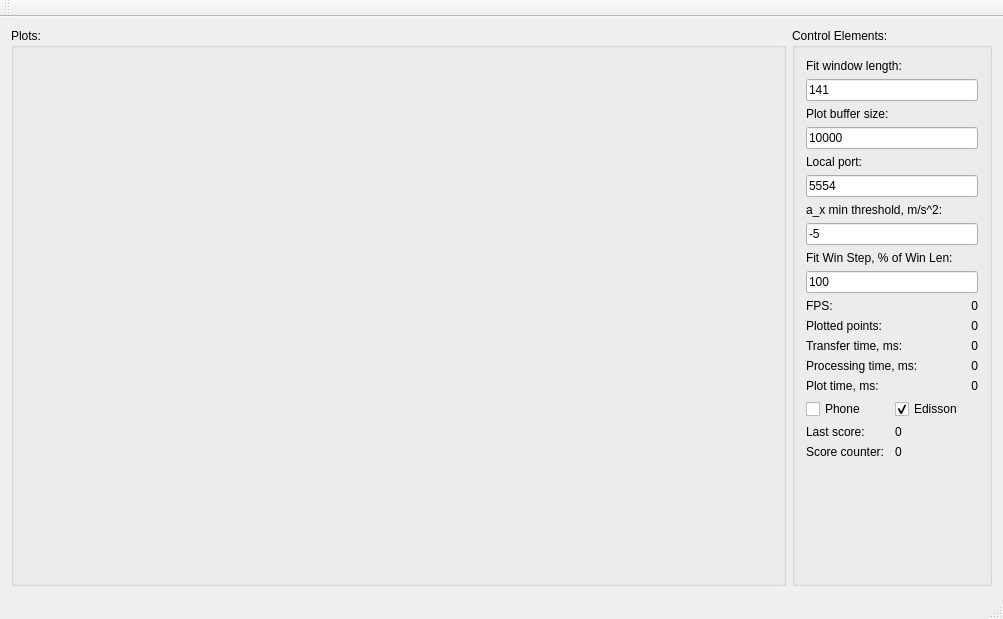
<?xml version="1.0" encoding="UTF-8"?>
<ui version="4.0">
 <class>MainWin</class>
 <widget class="QMainWindow" name="MainWin">
  <property name="geometry">
   <rect>
    <x>0</x>
    <y>0</y>
    <width>1003</width>
    <height>619</height>
   </rect>
  </property>
  <property name="windowTitle">
   <string>Racket Motion Server</string>
  </property>
  <widget class="QWidget" name="centralWidget">
   <layout class="QGridLayout" name="gridLayout_4">
    <item row="0" column="0">
     <widget class="QGroupBox" name="groupBox">
      <property name="title">
       <string>Plots:</string>
      </property>
      <layout class="QGridLayout" name="gridLayout_3">
       <item row="0" column="0">
        <layout class="QGridLayout" name="gridLayout">
         <item row="1" column="1">
          <widget class="QCustomPlot" name="wid22" native="true">
           <property name="sizePolicy">
            <sizepolicy hsizetype="Preferred" vsizetype="Preferred">
             <horstretch>0</horstretch>
             <verstretch>0</verstretch>
            </sizepolicy>
           </property>
          </widget>
         </item>
         <item row="1" column="2">
          <widget class="QCustomPlot" name="wid23" native="true">
           <property name="sizePolicy">
            <sizepolicy hsizetype="Preferred" vsizetype="Preferred">
             <horstretch>0</horstretch>
             <verstretch>0</verstretch>
            </sizepolicy>
           </property>
          </widget>
         </item>
         <item row="0" column="2">
          <widget class="QCustomPlot" name="wid13" native="true">
           <property name="sizePolicy">
            <sizepolicy hsizetype="Preferred" vsizetype="Preferred">
             <horstretch>0</horstretch>
             <verstretch>0</verstretch>
            </sizepolicy>
           </property>
          </widget>
         </item>
         <item row="0" column="0">
          <widget class="QCustomPlot" name="wid11" native="true">
           <property name="sizePolicy">
            <sizepolicy hsizetype="Preferred" vsizetype="Preferred">
             <horstretch>0</horstretch>
             <verstretch>0</verstretch>
            </sizepolicy>
           </property>
          </widget>
         </item>
         <item row="1" column="0">
          <widget class="QCustomPlot" name="wid21" native="true">
           <property name="sizePolicy">
            <sizepolicy hsizetype="Preferred" vsizetype="Preferred">
             <horstretch>0</horstretch>
             <verstretch>0</verstretch>
            </sizepolicy>
           </property>
          </widget>
         </item>
         <item row="0" column="1">
          <widget class="QCustomPlot" name="wid12" native="true">
           <property name="sizePolicy">
            <sizepolicy hsizetype="Preferred" vsizetype="Preferred">
             <horstretch>0</horstretch>
             <verstretch>0</verstretch>
            </sizepolicy>
           </property>
          </widget>
         </item>
         <item row="2" column="0">
          <widget class="QCustomPlot" name="wid31" native="true">
           <property name="sizePolicy">
            <sizepolicy hsizetype="Preferred" vsizetype="Preferred">
             <horstretch>0</horstretch>
             <verstretch>0</verstretch>
            </sizepolicy>
           </property>
          </widget>
         </item>
         <item row="2" column="1">
          <widget class="QCustomPlot" name="wid32" native="true">
           <property name="sizePolicy">
            <sizepolicy hsizetype="Preferred" vsizetype="Preferred">
             <horstretch>0</horstretch>
             <verstretch>0</verstretch>
            </sizepolicy>
           </property>
          </widget>
         </item>
         <item row="2" column="2">
          <widget class="QCustomPlot" name="wid33" native="true">
           <property name="sizePolicy">
            <sizepolicy hsizetype="Preferred" vsizetype="Preferred">
             <horstretch>0</horstretch>
             <verstretch>0</verstretch>
            </sizepolicy>
           </property>
          </widget>
         </item>
        </layout>
       </item>
      </layout>
     </widget>
    </item>
    <item row="0" column="1">
     <widget class="QGroupBox" name="ControlBox">
      <property name="sizePolicy">
       <sizepolicy hsizetype="Fixed" vsizetype="Preferred">
        <horstretch>0</horstretch>
        <verstretch>0</verstretch>
       </sizepolicy>
      </property>
      <property name="minimumSize">
       <size>
        <width>200</width>
        <height>0</height>
       </size>
      </property>
      <property name="maximumSize">
       <size>
        <width>200</width>
        <height>16777215</height>
       </size>
      </property>
      <property name="title">
       <string>Control Elements:</string>
      </property>
      <layout class="QGridLayout" name="gridLayout_5">
       <item row="5" column="0">
        <layout class="QVBoxLayout" name="verticalLayout_3">
         <item>
          <layout class="QHBoxLayout" name="horizontalLayout_6">
           <item>
            <widget class="QLabel" name="label_13">
             <property name="sizePolicy">
              <sizepolicy hsizetype="Preferred" vsizetype="Preferred">
               <horstretch>0</horstretch>
               <verstretch>0</verstretch>
              </sizepolicy>
             </property>
             <property name="text">
              <string>FPS:</string>
             </property>
            </widget>
           </item>
           <item>
            <widget class="QLabel" name="FPSLabel">
             <property name="sizePolicy">
              <sizepolicy hsizetype="Fixed" vsizetype="Preferred">
               <horstretch>0</horstretch>
               <verstretch>0</verstretch>
              </sizepolicy>
             </property>
             <property name="text">
              <string>0</string>
             </property>
             <property name="alignment">
              <set>Qt::AlignRight|Qt::AlignTrailing|Qt::AlignVCenter</set>
             </property>
            </widget>
           </item>
          </layout>
         </item>
         <item>
          <layout class="QHBoxLayout" name="horizontalLayout">
           <item>
            <widget class="QLabel" name="label_3">
             <property name="sizePolicy">
              <sizepolicy hsizetype="Preferred" vsizetype="Preferred">
               <horstretch>0</horstretch>
               <verstretch>0</verstretch>
              </sizepolicy>
             </property>
             <property name="text">
              <string>Plotted points:</string>
             </property>
            </widget>
           </item>
           <item>
            <widget class="QLabel" name="totDataPtLabel">
             <property name="sizePolicy">
              <sizepolicy hsizetype="Fixed" vsizetype="Preferred">
               <horstretch>0</horstretch>
               <verstretch>0</verstretch>
              </sizepolicy>
             </property>
             <property name="text">
              <string>0</string>
             </property>
             <property name="alignment">
              <set>Qt::AlignRight|Qt::AlignTrailing|Qt::AlignVCenter</set>
             </property>
            </widget>
           </item>
          </layout>
         </item>
         <item>
          <layout class="QHBoxLayout" name="horizontalLayout_2">
           <item>
            <widget class="QLabel" name="label_5">
             <property name="sizePolicy">
              <sizepolicy hsizetype="Preferred" vsizetype="Preferred">
               <horstretch>0</horstretch>
               <verstretch>0</verstretch>
              </sizepolicy>
             </property>
             <property name="text">
              <string>Transfer time, ms:</string>
             </property>
            </widget>
           </item>
           <item>
            <widget class="QLabel" name="transferTimeMSLabel">
             <property name="sizePolicy">
              <sizepolicy hsizetype="Fixed" vsizetype="Preferred">
               <horstretch>0</horstretch>
               <verstretch>0</verstretch>
              </sizepolicy>
             </property>
             <property name="text">
              <string>0</string>
             </property>
             <property name="alignment">
              <set>Qt::AlignRight|Qt::AlignTrailing|Qt::AlignVCenter</set>
             </property>
            </widget>
           </item>
          </layout>
         </item>
         <item>
          <layout class="QHBoxLayout" name="horizontalLayout_4">
           <item>
            <widget class="QLabel" name="label_9">
             <property name="sizePolicy">
              <sizepolicy hsizetype="Preferred" vsizetype="Preferred">
               <horstretch>0</horstretch>
               <verstretch>0</verstretch>
              </sizepolicy>
             </property>
             <property name="text">
              <string>Processing time, ms:</string>
             </property>
            </widget>
           </item>
           <item>
            <widget class="QLabel" name="procTimeMSLabel">
             <property name="sizePolicy">
              <sizepolicy hsizetype="Fixed" vsizetype="Preferred">
               <horstretch>0</horstretch>
               <verstretch>0</verstretch>
              </sizepolicy>
             </property>
             <property name="text">
              <string>0</string>
             </property>
             <property name="alignment">
              <set>Qt::AlignRight|Qt::AlignTrailing|Qt::AlignVCenter</set>
             </property>
            </widget>
           </item>
          </layout>
         </item>
         <item>
          <layout class="QHBoxLayout" name="horizontalLayout_5">
           <item>
            <widget class="QLabel" name="label_11">
             <property name="sizePolicy">
              <sizepolicy hsizetype="Preferred" vsizetype="Preferred">
               <horstretch>0</horstretch>
               <verstretch>0</verstretch>
              </sizepolicy>
             </property>
             <property name="text">
              <string>Plot time, ms:</string>
             </property>
            </widget>
           </item>
           <item>
            <widget class="QLabel" name="plotTimeMSLabel">
             <property name="sizePolicy">
              <sizepolicy hsizetype="Fixed" vsizetype="Preferred">
               <horstretch>0</horstretch>
               <verstretch>0</verstretch>
              </sizepolicy>
             </property>
             <property name="text">
              <string>0</string>
             </property>
             <property name="alignment">
              <set>Qt::AlignRight|Qt::AlignTrailing|Qt::AlignVCenter</set>
             </property>
            </widget>
           </item>
          </layout>
         </item>
        </layout>
       </item>
       <item row="2" column="0">
        <layout class="QVBoxLayout" name="verticalLayout">
         <item>
          <widget class="QLabel" name="label">
           <property name="sizePolicy">
            <sizepolicy hsizetype="Preferred" vsizetype="Fixed">
             <horstretch>0</horstretch>
             <verstretch>0</verstretch>
            </sizepolicy>
           </property>
           <property name="text">
            <string>Local port:</string>
           </property>
          </widget>
         </item>
         <item>
          <widget class="QLineEdit" name="localPortLnEd">
           <property name="sizePolicy">
            <sizepolicy hsizetype="Preferred" vsizetype="Fixed">
             <horstretch>0</horstretch>
             <verstretch>0</verstretch>
            </sizepolicy>
           </property>
           <property name="inputMask">
            <string extracomment="Local Port"/>
           </property>
           <property name="text">
            <string>5554</string>
           </property>
          </widget>
         </item>
        </layout>
       </item>
       <item row="3" column="0">
        <layout class="QVBoxLayout" name="verticalLayout_6">
         <item>
          <widget class="QLabel" name="label_7">
           <property name="sizePolicy">
            <sizepolicy hsizetype="Preferred" vsizetype="Fixed">
             <horstretch>0</horstretch>
             <verstretch>0</verstretch>
            </sizepolicy>
           </property>
           <property name="text">
            <string>a_x min threshold, m/s^2:</string>
           </property>
          </widget>
         </item>
         <item>
          <widget class="QLineEdit" name="accXMinThresholdLnEd">
           <property name="sizePolicy">
            <sizepolicy hsizetype="Preferred" vsizetype="Fixed">
             <horstretch>0</horstretch>
             <verstretch>0</verstretch>
            </sizepolicy>
           </property>
           <property name="inputMask">
            <string extracomment="Local Port"/>
           </property>
           <property name="text">
            <string>-5</string>
           </property>
          </widget>
         </item>
        </layout>
       </item>
       <item row="4" column="0">
        <layout class="QVBoxLayout" name="verticalLayout_7">
         <item>
          <widget class="QLabel" name="label_10">
           <property name="sizePolicy">
            <sizepolicy hsizetype="Preferred" vsizetype="Fixed">
             <horstretch>0</horstretch>
             <verstretch>0</verstretch>
            </sizepolicy>
           </property>
           <property name="text">
            <string>Fit Win Step, % of Win Len:</string>
           </property>
          </widget>
         </item>
         <item>
          <widget class="QLineEdit" name="fitWinLenStepLnEd">
           <property name="sizePolicy">
            <sizepolicy hsizetype="Preferred" vsizetype="Fixed">
             <horstretch>0</horstretch>
             <verstretch>0</verstretch>
            </sizepolicy>
           </property>
           <property name="inputMask">
            <string extracomment="Local Port"/>
           </property>
           <property name="text">
            <string>100</string>
           </property>
          </widget>
         </item>
        </layout>
       </item>
       <item row="0" column="0">
        <layout class="QVBoxLayout" name="verticalLayout_5">
         <item>
          <widget class="QLabel" name="label_6">
           <property name="sizePolicy">
            <sizepolicy hsizetype="Preferred" vsizetype="Fixed">
             <horstretch>0</horstretch>
             <verstretch>0</verstretch>
            </sizepolicy>
           </property>
           <property name="text">
            <string>Fit window length:</string>
           </property>
          </widget>
         </item>
         <item>
          <widget class="QLineEdit" name="fitWinLenLnEd">
           <property name="sizePolicy">
            <sizepolicy hsizetype="Preferred" vsizetype="Fixed">
             <horstretch>0</horstretch>
             <verstretch>0</verstretch>
            </sizepolicy>
           </property>
           <property name="inputMask">
            <string extracomment="Local Port"/>
           </property>
           <property name="text">
            <string>141</string>
           </property>
          </widget>
         </item>
        </layout>
       </item>
       <item row="6" column="0">
        <layout class="QHBoxLayout" name="horizontalLayout_8">
         <item>
          <widget class="QCheckBox" name="isPhoneChBox">
           <property name="text">
            <string>Phone</string>
           </property>
          </widget>
         </item>
         <item>
          <widget class="QCheckBox" name="isEdissonChBox">
           <property name="text">
            <string>Edisson</string>
           </property>
           <property name="checked">
            <bool>true</bool>
           </property>
          </widget>
         </item>
        </layout>
       </item>
       <item row="1" column="0">
        <layout class="QVBoxLayout" name="verticalLayout_2">
         <item>
          <widget class="QLabel" name="label_2">
           <property name="sizePolicy">
            <sizepolicy hsizetype="Preferred" vsizetype="Fixed">
             <horstretch>0</horstretch>
             <verstretch>0</verstretch>
            </sizepolicy>
           </property>
           <property name="text">
            <string>Plot buffer size:</string>
           </property>
          </widget>
         </item>
         <item>
          <widget class="QLineEdit" name="pltBufSzLnEd">
           <property name="sizePolicy">
            <sizepolicy hsizetype="Preferred" vsizetype="Fixed">
             <horstretch>0</horstretch>
             <verstretch>0</verstretch>
            </sizepolicy>
           </property>
           <property name="inputMask">
            <string extracomment="Local Port"/>
           </property>
           <property name="text">
            <string>10000</string>
           </property>
          </widget>
         </item>
        </layout>
       </item>
       <item row="7" column="0">
        <layout class="QGridLayout" name="gridLayout_2">
         <item row="0" column="0">
          <layout class="QHBoxLayout" name="horizontalLayout_3">
           <item>
            <widget class="QLabel" name="label_4">
             <property name="text">
              <string>Last score:</string>
             </property>
            </widget>
           </item>
           <item>
            <widget class="QLabel" name="scoreLabel">
             <property name="text">
              <string>0</string>
             </property>
            </widget>
           </item>
          </layout>
         </item>
         <item row="1" column="0">
          <layout class="QHBoxLayout" name="horizontalLayout_7">
           <item>
            <widget class="QLabel" name="label_8">
             <property name="text">
              <string>Score counter:</string>
             </property>
            </widget>
           </item>
           <item>
            <widget class="QLabel" name="scoreCntLabel">
             <property name="text">
              <string>0</string>
             </property>
            </widget>
           </item>
          </layout>
         </item>
        </layout>
       </item>
       <item row="8" column="0">
        <spacer name="verticalSpacer">
         <property name="orientation">
          <enum>Qt::Vertical</enum>
         </property>
         <property name="sizeHint" stdset="0">
          <size>
           <width>20</width>
           <height>40</height>
          </size>
         </property>
        </spacer>
       </item>
      </layout>
      <zorder>verticalSpacer</zorder>
     </widget>
    </item>
   </layout>
  </widget>
  <widget class="QToolBar" name="mainToolBar">
   <attribute name="toolBarArea">
    <enum>TopToolBarArea</enum>
   </attribute>
   <attribute name="toolBarBreak">
    <bool>false</bool>
   </attribute>
  </widget>
  <widget class="QStatusBar" name="statusBar"/>
 </widget>
 <layoutdefault spacing="6" margin="11"/>
 <customwidgets>
  <customwidget>
   <class>QCustomPlot</class>
   <extends>QWidget</extends>
   <header>qcustomplot/qcustomplot.h</header>
   <container>1</container>
  </customwidget>
 </customwidgets>
 <resources/>
 <connections/>
</ui>
